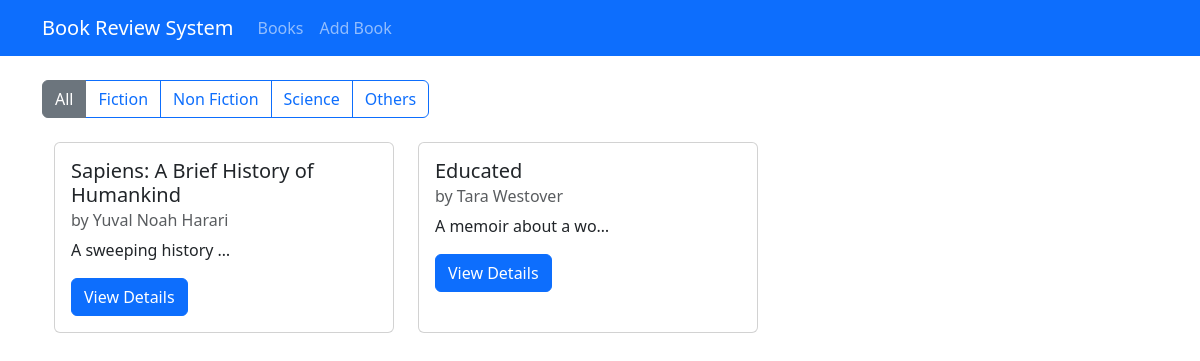
The app's page /?genre=Non_fiction with its own data.
### book/models.py (models this page shows, shortened)
class Book(models.Model):
    title = models.CharField(max_length=200)
    author = models.CharField(max_length=200)
    description = models.TextField()
    genre = models.CharField(max_length=20, choices=GENRE_CHOICES)
    isbn = models.CharField('ISBN', max_length=13, unique=True)
    publication_date = models.DateField()
    average_rating = models.DecimalField(
        max_digits=3,
        decimal_places=2,
        validators=[MinValueValidator(0),MaxValueValidator(5)],
        default=0
    )
    created_at = models.DateField(auto_now_add=True)
    updated_at = models.DateField(auto_now=True)

### book/views.py (the view)
# urls.py: path('', views.book_list, name='book_list'),
def book_list(request):
    genre= request.GET.get('genre')
    if genre:
        books = Book.objects.filter(genre=genre).order_by('created_at')
    else:
        books = Book.objects.all().order_by('created_at')
    return render(request, 'book/book_list.html', {'books':books})

### book/templates/book/book_list.html (shortened to what this page needs)
{% extends "book/base.html" %}
{% block content %}
<div class="row mb-4">
    <div class="col">
        <div class="btn-group">
            <a href="{% url "book_list" %}" class="btn btn-outline-secondary {% if not request.Get.genre %} active {% endif %} ">All</a>
            <a href="?genre=Fiction" class="btn btn-outline-primary {% if request.Get.genre == 'Fiction' %} active {% endif %} ">Fiction</a>
            <a href="?genre=Non_fiction" class="btn btn-outline-primary {% if request.Get.genre == 'Non_fiction' %} active {% endif %} ">Non Fiction</a>
            <a href="?genre=Science" class="btn btn-outline-primary {% if request.Get.genre == 'Science' %} active {% endif %} ">Science</a>
            <a href="?genre=Other" class="btn btn-outline-primary {% if request.Get.genre == 'Other' %} active {% endif %} ">Others</a>
        </div>
    </div>
</div>
  <div class="container row row-cols-1 row-cols-md-3 g-4">
    {% for book in books %}
      <div class="col">
        <div class="card h-100">
            <div class="card-body">
                <h5 class="card-title">{{book.title}}</h5>
                <h6 class="card-subtitle mb-2 text-muted">by {{book.author}}</h6>
                <p class="card-text">{{book.description | truncatechars:20}}</p>
                <div class="d-flex justify-content-between align-items-center">
                    <a href="{% url "book_details" book.id %}" class="btn btn-primary">View Details</a>
                </div>
            </div>
        </div>
      </div>
      {% empty %}
        <div class="col-12">
            <p>No books available</p>
        </div>
    {% endfor %}
  </div>
{% endblock %}

### records on screen
Book: title "Sapiens: A Brief History of Humankind", author "Yuval Noah Harari", description "A sweeping history …"
Book: title "Educated", author "Tara Westover", description "A memoir about a wo…"
